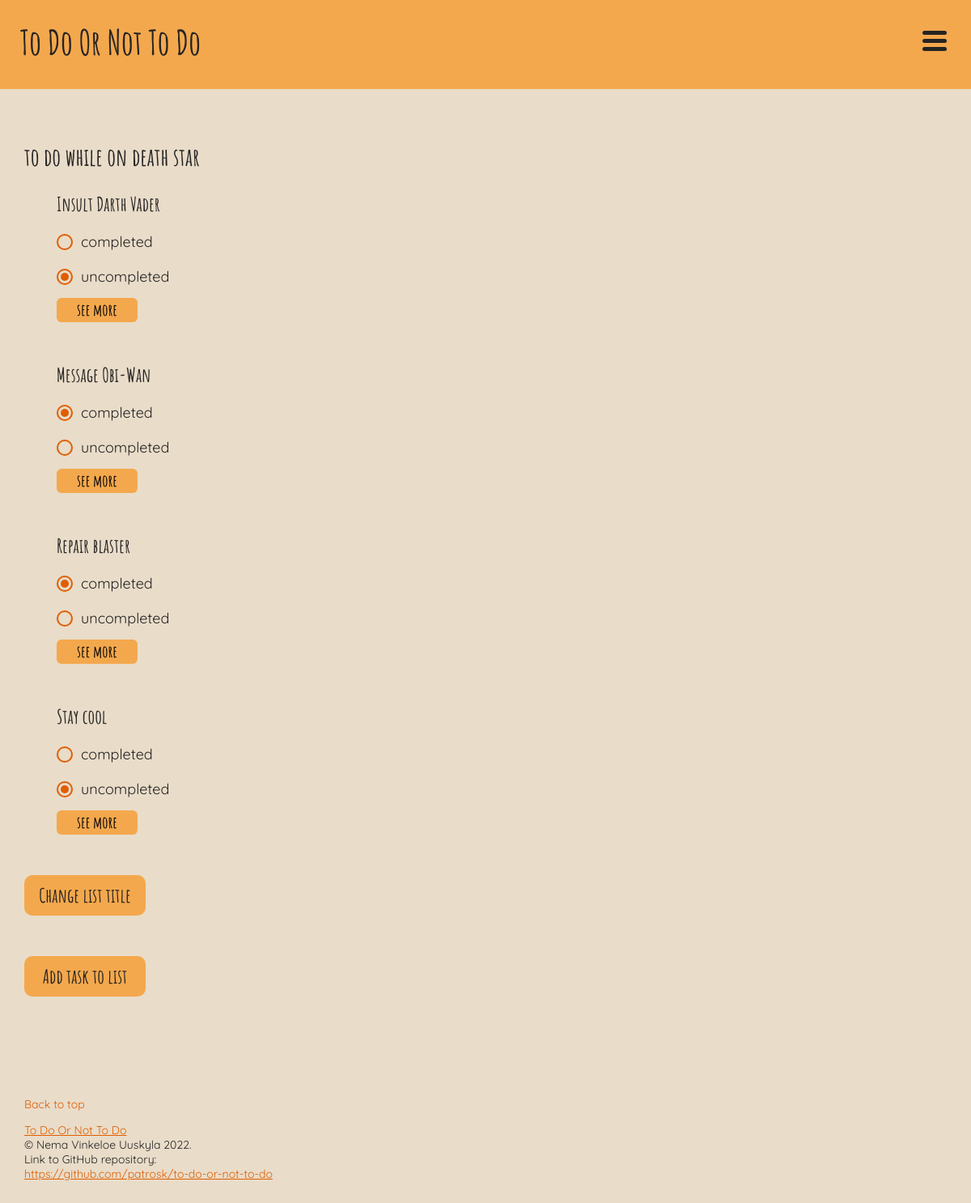
The app's page /single_list.php?id=18 (signed in) with its own data.
### tables this page shows
CREATE TABLE lists (
	id INTEGER PRIMARY KEY AUTOINCREMENT,
	title VARCHAR,
	user_id VARCHAR,
	FOREIGN KEY (user_id) REFERENCES users(id)
);

CREATE TABLE tasks (
	id INTEGER PRIMARY KEY AUTOINCREMENT,
	user_id INTEGER,
	list_id INTEGER,
	name VARCHAR,
	description VARCHAR,
	created_at DATETIME,
	deadline_at DATETIME,
	completed_at DATETIME,
	FOREIGN KEY (user_id) REFERENCES users(id), 
	FOREIGN KEY (list_id) REFERENCES lists(id)
);

### app/functions.php (called while the page is built, shortened)
<?php
function get_lists(PDO $database)
{
    $user_id = $_SESSION['user']['id'];
    $statement = $database->prepare("SELECT * FROM lists WHERE user_id = :id");
    $statement->bindParam(':id', $user_id, PDO::PARAM_INT);
    $statement->execute();
    $lists = $statement->fetchAll(PDO::FETCH_ASSOC);
    return $lists;
}
function get_tasks_from_list(PDO $database, $list_id)
{
    $user_id = $_SESSION['user']['id'];
    $statement = $database->prepare("SELECT * FROM tasks WHERE user_id = :user_id AND list_id = :list_id");
    $statement->bindParam(':user_id', $user_id, PDO::PARAM_INT);
    $statement->bindParam(':list_id', $list_id, PDO::PARAM_INT);
    $statement->execute();
    $tasks = $statement->fetchAll(PDO::FETCH_ASSOC);
    return $tasks;
}
function task_status($task)
{
    if (isset($task['completed_at'])) {
        $status['completed'] = 'checked';
        $status['uncompleted'] = '';
    } else {
        $status['completed'] = '';
        $status['uncompleted'] = 'checked';
    }
    return $status;
}

### single_list.php (the view, shortened to what this page needs)
<?php
require __DIR__ . '/app/autoload.php';
require __DIR__ . '/views/header.php';
require __DIR__ . '/views/navigation.php';
?>
<?php
$id = $_GET['id'];
$lists = get_lists($database);
$tasks = get_tasks_from_list($database, $id); ?>
<?php foreach ($lists as $list) : ?>
    <?php if ($list['id'] == $id) : ?>
        <h2><?= $list['title'] ?></h2>
    <?php endif ?>
<?php endforeach ?>
<ul>
    <?php
    foreach ($tasks as $task) : ?>
        <?php $status = task_status($task); ?>
        <li>
            <div class="task-box">
                <a href="single_task.php?list_id=<?= $task['list_id'] ?>&task_id=<?= $task['id'] ?>"><?= $task['name'] ?></a>
                <?php $status = task_status($task); ?>
                <div class="complete-form">
                    <form action="/app/tasks/status.php?origin=single_list.php&list_id=<?= $task['list_id'] ?>&task_id=<?= $task['id'] ?>" method="post">
                        <div class="complete-button">
                            <input name="status" id="completed" value="completed" type="radio" <?= $status['completed'] ?>>
                            <label for="completed">completed</label>
                        </div>
                        <div class="complete-button">
                            <input name="status" id="uncompleted" value="uncompleted" type="radio" <?= $status['uncompleted'] ?>>
                            <label for="uncompleted">uncompleted</label>
                        </div>
                    </form>
                </div>
                <button class="see-more-button">see more</button>
            </div>
        </li>
    <?php endforeach ?>
</ul>
<button class="change-title-button">Change list title</button>
<button class="add-task-button">Add task to list</button>
<?php require __DIR__ . '/views/footer.php';

### assets/styles/header.css (style rules this page uses)
*, *:before, *:after { box-sizing: border-box; }
:root { --background-color: #e9dcc9; --primary-color: #f4a84d; --secondary-color: #ff9900; --accent-color: #df5e00; --font-color: #252423; }
body { margin: 0; font-size: 18px; font-family: 'Quicksand'; }
h1, h2, h3, .due-today, .list-titles { font-family: 'Amatic'; }
h2 { font-size: 30px; }

### assets/styles/style.css (style rules this page uses)
body { background-color: var(--background-color); color: var(--font-color); }
ul { list-style: none; }
li { margin-bottom: 30px; }
.home-buttons button, form button, .change-title-button, .add-task-button { all: unset; height: 50px; width: 150px; background-color: var(--secondary-color); border-radius: 10px; display: flex; justify-content: center; align-items: center; margin-bottom: 20px; transition: 0.5s ease; }
input { height: 35px; width: 100%; border: none; margin-top: 10px; margin-bottom: 20px; }
.change-title-button, .add-task-button { font-family: 'Amatic'; font-size: 24px; background-color: var(--primary-color); margin-bottom: 50px; }
.complete-form { margin-left: 30px; }
.complete-form input { width: 20px; height: 20px; margin: 0; }
input[type='radio'] { appearance: none; background-color: var(--background-color); border: 2px solid var(--accent-color); border-radius: 50%; display: grid; place-content: center; transform: translate(-30px, 22px); z-index: -1; }
input[type='radio']::before { content: ''; width: 10px; height: 10px; border-radius: 50%; transform: scale(0); transition: 120ms transform ease-in-out; box-shadow: inset 5px 5px 5px 5px var(--accent-color); }
input[type='radio']:checked::before { transform: scale(1); }
input#completed, input#uncompleted { cursor: pointer; z-index: -1; }
.see-more-button, .see-less-button { background-color: var(--primary-color); border: none; height: 30px; width: 100px; border-radius: 6px; font-family: 'Amatic'; margin-top: 15px; font-size: 20px; margin-bottom: 20px; transition: 0.5s ease; }
.task-box a, .task-button a, .list-titles a, .no-top-margin a { font-family: 'Amatic'; font-size: 24px; text-decoration: none; color: var(--font-color); }

### records on screen
lists: title "to do while on death star"
tasks: name "Insult Darth Vader"
tasks: name "Message Obi-Wan"
tasks: name "Repair blaster"
tasks: name "Stay cool"

### other values on screen
$config['title'] "To Do Or Not To Do"
